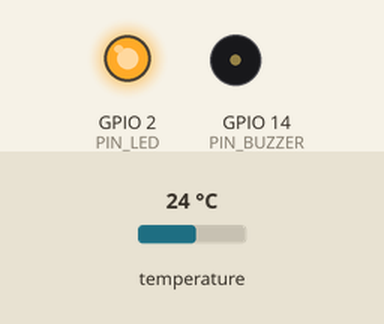
Simulated run of this sketch. Board: ESP8266 (NodeMCU). On the bench: output pins drawn as LEDs (lit = HIGH), buzzer (waves = sounding, pin HIGH). The inputs (shaded band) are chosen by the test bench; at power-on: temperature 24 °C. WiFi joins after 1.5 s; servers stay silent unless stated; uploads are accepted with an empty reply; what the sketch prints to the serial monitor is not drawn.

Above: at 3.1 s.
At 6.86 s:
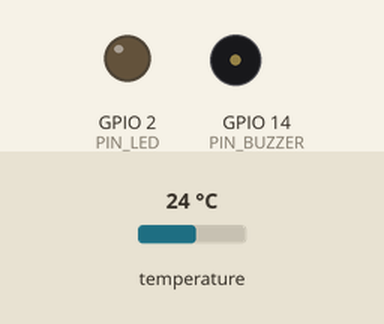
Timing chart, 0 to 9.4 s (numbered marks = the images above):
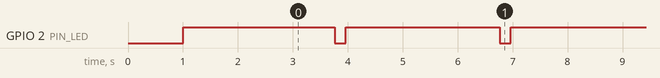

Measured:
- by itself, GPIO 2 (PIN_LED): alternates HIGH for 2.8 s and LOW for 0.20 s

The sketch:

esp8266_covid_monitor.ino
```cpp
/**
 * =========================================================================================
 * Quarantine Patient Health Monitoring System - ESP8266 NodeMCU Firmware
 * MCA Project: IoT-Based Covid Patient Health Monitor in Quarantine
 * =========================================================================================
 * Hardware Components:
 *   1. ESP8266 NodeMCU (ESP-12E)
 *   2. MAX30102 Pulse Oximeter (I2C: D2/GPIO 4=SDA, D1/GPIO 5=SCL)
 *   3. DS18B20 Temperature Probe (1-Wire: D3/GPIO 0 with 4.7k Pullup resistor)
 *   4. Piezo Buzzer (D5/GPIO 14)
 *   5. Onboard LED (D4/GPIO 2)
 *
 * REST Endpoint Target:
 *   POST http://<SERVER_IP>:5000/api/readings/
 * =========================================================================================
 */

#include <ESP8266WiFi.h>
#include <ESP8266HTTPClient.h>
#include <WiFiClient.h>
#include <Wire.h>
#include <ArduinoJson.h>
#include <OneWire.h>
#include <DallasTemperature.h>

// -----------------------------------------------------------------------------------------
// 1. CONFIGURATION
// -----------------------------------------------------------------------------------------
const char* WIFI_SSID     = "YOUR_WIFI_SSID";
const char* WIFI_PASSWORD = "YOUR_WIFI_PASSWORD";
const char* GATEWAY_URL   = "http://192.168.1.100:5000/api/readings/";
const char* PATIENT_ID    = "P001";
const char* DEVICE_ID     = "ESP8266_NODE_01";
const unsigned long TX_INTERVAL_MS = 3000;

// Pin Definitions for NodeMCU
#define PIN_DS18B20  0    // D3 (GPIO 0)
#define PIN_BUZZER   14   // D5 (GPIO 14)
#define PIN_LED      2    // D4 (GPIO 2, active LOW)

OneWire oneWire(PIN_DS18B20);
DallasTemperature tempSensor(&oneWire);

unsigned long lastTxTime = 0;
int stepCounter = 0;

void setup() {
    Serial.begin(115200);
    delay(1000);

    Serial.println("\n=======================================================");
    Serial.println("  QUARANTINE PATIENT HEALTH MONITOR - ESP8266 NODE     ");
    Serial.println("=======================================================");

    pinMode(PIN_LED, OUTPUT);
    pinMode(PIN_BUZZER, OUTPUT);
    digitalWrite(PIN_LED, HIGH); // Off for active-low
    digitalWrite(PIN_BUZZER, LOW);

    tempSensor.begin();
    Wire.begin(4, 5); // SDA=D2 (GPIO4), SCL=D1 (GPIO5)

    connectWiFi();
}

void loop() {
    if (WiFi.status() != WL_CONNECTED) {
        connectWiFi();
    }

    if (millis() - lastTxTime >= TX_INTERVAL_MS) {
        lastTxTime = millis();
        stepCounter++;

        // Read physical or fallback values
        tempSensor.requestTemperatures();
        float tempC = tempSensor.getTempCByIndex(0);
        if (tempC < 30.0 || tempC > 45.0) {
            tempC = 36.7 + sin(stepCounter * 0.2) * 0.4;
        }

        float heartRate = 74.0 + sin(stepCounter * 0.3) * 6.0;
        float spo2 = 97.5 + cos(stepCounter * 0.25) * 1.2;

        sendReading(tempC, heartRate, spo2);
    }
}

void sendReading(float temp, float hr, float spo2) {
    if (WiFi.status() != WL_CONNECTED) return;

    WiFiClient client;
    HTTPClient http;
    http.begin(client, GATEWAY_URL);
    http.addHeader("Content-Type", "application/json");

    StaticJsonDocument<256> doc;
    doc["patient_id"]  = PATIENT_ID;
    doc["temperature"] = round(temp * 10.0) / 10.0;
    doc["heart_rate"]  = round(hr);
    doc["spo2"]        = round(spo2 * 10.0) / 10.0;
    doc["device_id"]   = DEVICE_ID;

    String jsonPayload;
    serializeJson(doc, jsonPayload);

    digitalWrite(PIN_LED, LOW); // Blink active low
    int httpCode = http.POST(jsonPayload);
    digitalWrite(PIN_LED, HIGH);

    if (httpCode == 201 || httpCode == 200) {
        Serial.printf("[TX OK] Temp: %.1f C | HR: %.0f BPM | SpO2: %.1f %% (HTTP %d)\n",
                      temp, hr, spo2, httpCode);
    } else {
        Serial.printf("[TX FAIL] HTTP Code: %d\n", httpCode);
    }

    http.end();
}

void connectWiFi() {
    Serial.printf("[Wi-Fi] Connecting to %s ", WIFI_SSID);
    WiFi.begin(WIFI_SSID, WIFI_PASSWORD);
    int attempts = 0;
    while (WiFi.status() != WL_CONNECTED && attempts < 20) {
        delay(500);
        Serial.print(".");
        attempts++;
    }
    if (WiFi.status() == WL_CONNECTED) {
        Serial.println("\n[Wi-Fi] Connected! IP: " + WiFi.localIP().toString());
    }
}
```
